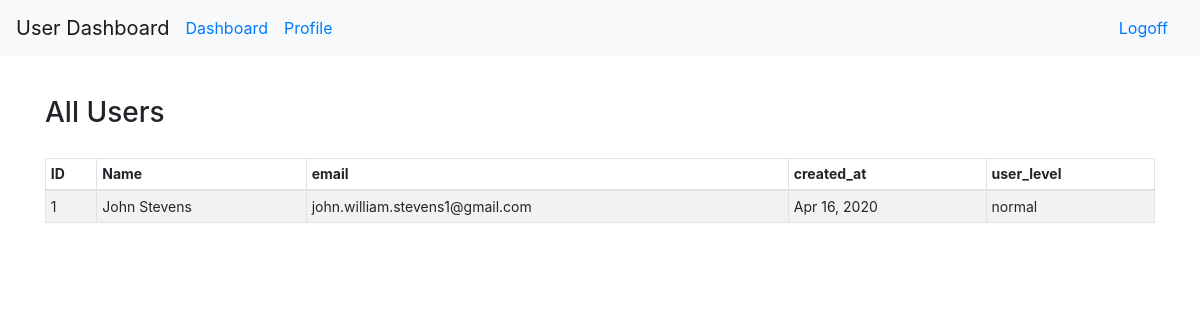
Before: /dashboard (signed in) with the older database file.
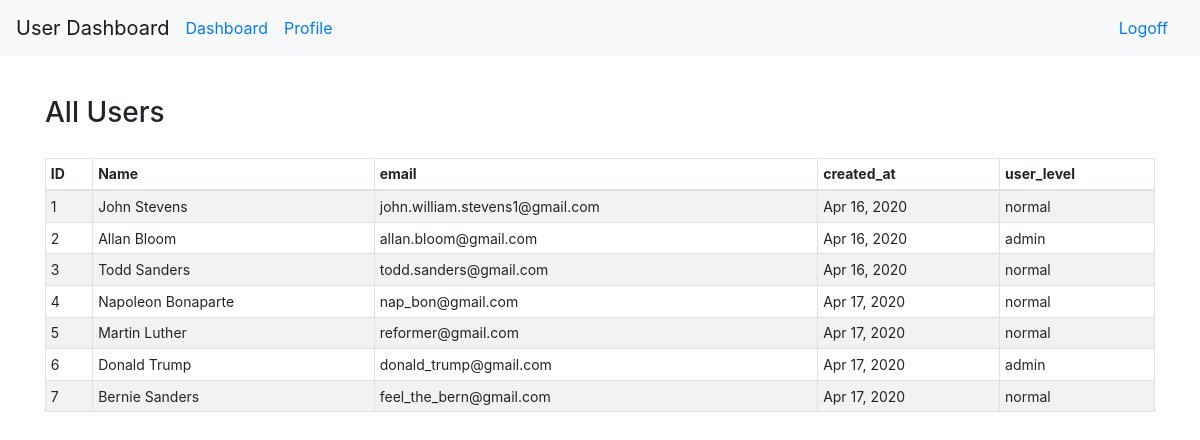
After: the same page with the newer database file.
### login_and_registration_app/models.py (models this page shows)
class User(models.Model):
    first_name = models.CharField(max_length=255)
    last_name = models.CharField(max_length=255)
    email = models.CharField(max_length=255)
    level = models.IntegerField(default=1)
    description = models.TextField(null=True)
    password = models.CharField(max_length=45)
    created_at = models.DateTimeField(auto_now_add=True)
    updated_at = models.DateTimeField(auto_now=True)
    objects = UserManager()

### dashboard_app/views.py (the view)
# urls.py: path("", views.dashboard),
def dashboard(request):
    context = {
        "user": User.objects.filter(id=int(request.session["user_id"]))[0],
        "users": User.objects.all(),
    }
    return render(request, "dashboard.html", context)

### dashboard_app/templates/dashboard.html (shortened to what this page needs)
<!doctype html>
<html lang="en">
  <head>
    {% load static %}
    <link rel="stylesheet" type="text/css" href="{% static 'bootstrap.css' %}">
  </head>
  <body>
    <nav class="navbar navbar-expand navbar-light bg-light">
      <a class="navbar-brand" href="/">User Dashboard</a>
      <div class="collapse navbar-collapse" id="navbarSupportedContent">
        <a class="navbar-nav mr-sm-0 nav-link" href="/dashboard">Dashboard</a>
        <a class="navbar-nav mr-auto nav-link" href="/dashboard/profile">Profile</a>
      {% if request.session.user_id == None %}
        <a class="navbar-nav mr-sm-0 nav-link" href="/signin">Signin</a>
      {% else %}
        <a class="navbar-nav mr-sm-0 nav-link" href="/logoff">Logoff</a>
      {% endif %}
      </div>
    </nav>
    <div class="container">
      <div class="row header_row">
        <div class="col-8">
        {% if user.level == 9%}
          <h3>Manage Users</h3>
        {% else %}
          <h3>All Users</h3>
        {% endif %}
        </div>
      </div>
      <div class="row">
        <div class="col-12">
          <div class="table-responsive-lg">
            <table class="table table-striped table-hover table-sm table-bordered">
              <thead>
                <tr>
                  <th>ID</th>
                  <th>Name</th>
                  <th>email</th>
                  <th>created_at</th>
                  <th>user_level</th>
                </tr>
              </thead>
              <tbody>
              {% for profile in users %}
                <tr>
                  <td>{{ profile.id }}</td>
                  <td>{{ profile.first_name }} {{ profile.last_name }}</td>
                  <td>{{ profile.email }}</td>
                  <td>{{ profile.created_at|date:"M d, Y" }}</td>
                {% if profile.level == 9%}
                  <td>admin</td>
                {% else %}
                  <td>normal</td>
                {% endif %}
                </tr>
              {% endfor %}
              </tbody>
            </table>
          </div>
        </div>
      </div>
    </div>
  </body>
</html>

### dashboard_app/templates/dashboard.html (style rules this page uses)
.header_row { margin-top: 40px; margin-bottom: 20px; }
table { font-size: 14px; }

Changed rows visible on the page:
added User: id "2", first_name "Allan", last_name "Bloom", email "allan.bloom@gmail.com", created_at "Apr 16, 2020", level "admin"
added User: id "3", first_name "Todd", last_name "Sanders", email "todd.sanders@gmail.com", created_at "Apr 16, 2020", level "normal"
added User: id "4", first_name "Napoleon", last_name "Bonaparte", email "nap_bon@gmail.com", created_at "Apr 17, 2020", level "normal"
added User: id "5", first_name "Martin", last_name "Luther", email "reformer@gmail.com", created_at "Apr 17, 2020", level "normal"
added User: id "6", first_name "Donald", last_name "Trump", email "donald_trump@gmail.com", created_at "Apr 17, 2020", level "admin"
added User: id "7", first_name "Bernie", last_name "Sanders", email "feel_the_bern@gmail.com", created_at "Apr 17, 2020", level "normal"
